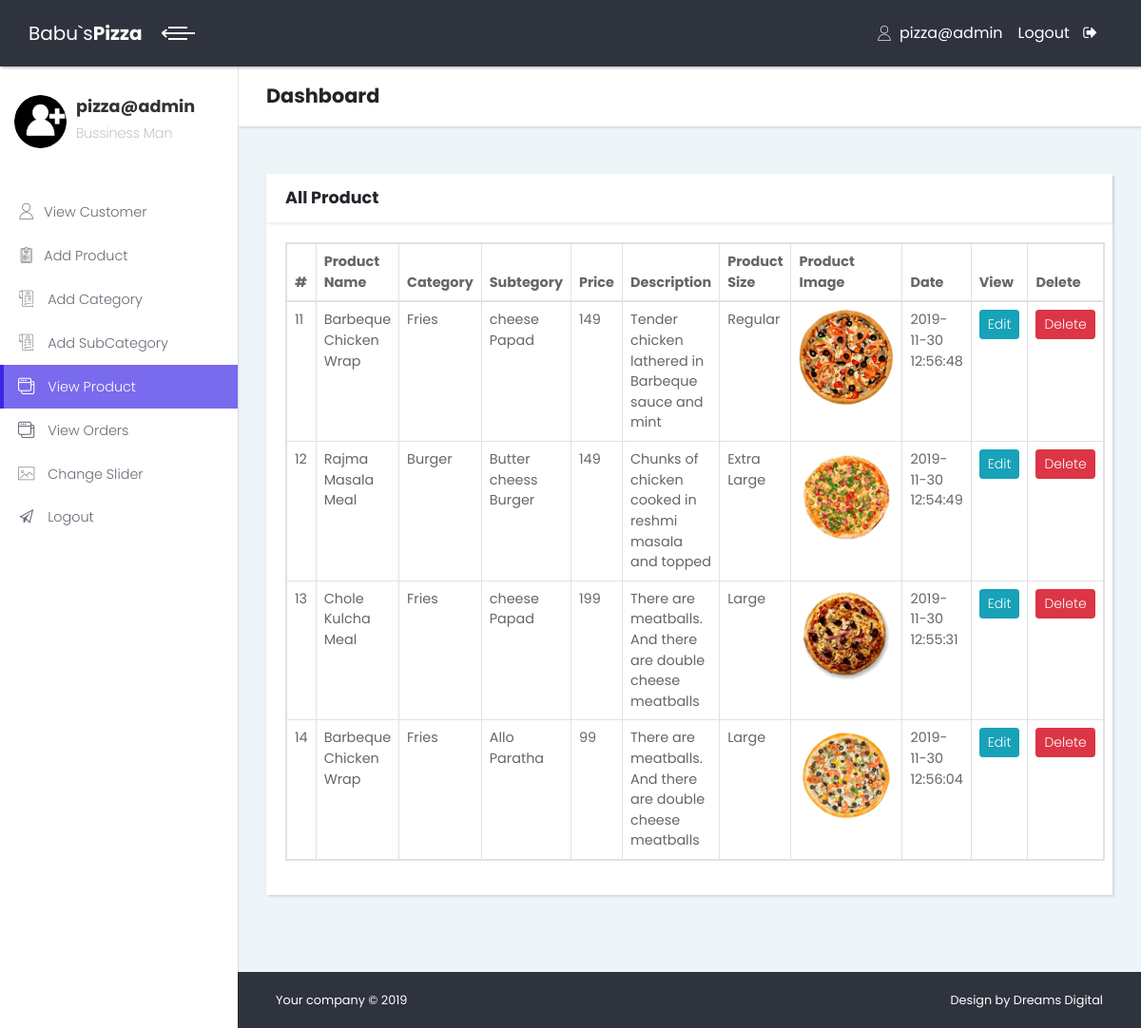
Page /Admin/view_product.php (signed in) on the committed database.
### tables this page shows
CREATE TABLE `product` (
  `p_id` int(11) NOT NULL,
  `cat_id` int(255) NOT NULL,
  `p_name` varchar(255) NOT NULL,
  `p_type` int(255) NOT NULL,
  `p_price` varchar(255) NOT NULL,
  `p_desc` varchar(255) NOT NULL,
  `p_size` varchar(255) NOT NULL,
  `create_at` timestamp NOT NULL DEFAULT CURRENT_TIMESTAMP ON UPDATE CURRENT_TIMESTAMP,
  `updated_at` datetime NOT NULL,
  `p_image` varchar(255) NOT NULL
);

CREATE TABLE `category` (
  `cat_id` int(11) NOT NULL,
  `category` varchar(255) NOT NULL
);

CREATE TABLE `subcategory` (
  `s_id` int(11) NOT NULL,
  `sub_category` varchar(255) NOT NULL,
  `cat_id` int(50) NOT NULL
);

### Admin/view_product.php (the view, shortened to what this page needs)
<?php include 'pages/header.php';?>
<div class="page-content d-flex align-items-stretch">
        <nav class="side-navbar">
          <div class="sidebar-header d-flex align-items-center">
            <div class="avatar">
            <img src="img/admin.png" alt="..." class="img-fluid rounded-circle">
            </div>
            <div class="title">
              <h1 class="h4">
                <?php echo $_SESSION['admin']; ?>
              </h1>
              <p>Bussiness Man</p>
            </div>
          </div>
          <ul class="list-unstyled">
            <li>
              <a href="view_customer.php">
                <i class="icon-user">
                </i>View Customer
              </a>
            </li>
            <li >
              <a href="add_product.php">
                <i class="icon-padnote">
                </i>Add Product
              </a>
            </li>
            <li>
              <a href="add_category.php">
                <i class="icon-bill"></i>
                Add Category
              </a>
              </li>
              <li class="">
                  <a href="subcategory.php">
                  <i class="icon-bill"></i>
                    Add SubCategory
                </a>
              </li>
              <li class="active">
              <a href="view_product.php">
                <i class="icon-interface-windows"></i>
                View Product
              </a>
            </li>
            <li>
              <a href="view_orders.php">
                <i class="icon-interface-windows"></i>
                View Orders
              </a>
            </li>
            <li>
              <a href="change_slider.php">
                <i class="icon-picture"></i>
              Change Slider
            </a>
          </li>
            <li>
              <a href="logout.php">
                <i class="icon-paper-airplane"></i>
              Logout </a>
            </li>
          </ul>
        </nav>
        <div class="content-inner">
          <header class="page-header">
            <div class="container-fluid">
              <h2 class="no-margin-bottom">Dashboard</h2>
            </div>
          </header>
          <section class="updates padding-top">
            <div class="container-fluid">
              <div class="row justify-content-center">
                <div class="col-lg-12">
                  <div class="recent-updates card">
                    <div class="card-header">
                      <h3 class="h4">All Product</h3>
                    </div>
                    <div class="card-body no-padding">
                      <div class="item d-flex justify-content-between">
                        <div class="info d-flex">
                            <table class="table table-bordered table-responsive" width="100%">
                              <thead>
                                <tr>
                                  <th>#</th>
                                  <th>Product<br>Name</th>
                                  <th>Category</th>
                                  <th>Subtegory</th>
                                  <th>Price</th>
                                  <th>Description</th>
                                  <th>Product<br>Size</th>
                                  <th>Product<br>Image</th>
                                  <th>Date</th>
                                  <th>View</th>
                                  <th>Delete</th>
                                </tr>
                              </thead>
                              <tbody>
                          <?php
$query="SELECT product.p_id,product.p_name,product.p_price,product.p_desc,product.p_size,product.create_at,product.p_image,category.category, subcategory.sub_category
FROM ((product
INNER JOIN category ON product.cat_id = category.cat_id)
INNER JOIN subcategory ON product.p_type = subcategory.s_id)";
                              $run=mysqli_query($con,$query);
                              while ($row=mysqli_fetch_array($run)) {
                                $img=$row['p_image'];
                                ?>
                                <tr style="height: 120px !important; overflow-y: scroll;">
                                    <td><?php echo $row['p_id'];?></td>
                                    <td><?php echo $row['p_name'];?></td>
                                    <td><?php echo $row['category'];?></td>
                                    <td><?php echo $row['sub_category'];?></td>
                                    <td><?php echo $row['p_price'];?></td>
                                    <td><?php echo $row['p_desc'];?></td>
                                    <td><?php echo $row['p_size'];?></td>
                                    <td>
                                      <img class="" src="img/<?php echo htmlentities($img);?>" style="width: 100px; height: 100px;">
                                    </td>
                                    <td><?php echo $row['create_at'];?></td>
                                    <td>
                                      <button class="btn btn-info btn-sm editProduct">Edit</button>
                                    </td>
                                    <td><button class="btn btn-danger btn-sm deletproduct">Delete</button></td>
                                  </tr>
                                <?php
                              }
                             ?>
                              </tbody>
                            </table>
                        </div>
                      </div>
                    </div>
                  </div>
                </div>
              </div>
            </div>
          </section>
          <?php include 'pages/footer.php';?>

### Admin/css/style.default.css (style rules this page uses)
body { overflow-x: hidden; }
a, i, span { display: inline-block; text-decoration: none; -webkit-transition: all 0.3s; transition: all 0.3s; }
section { padding: 50px 0; }
.container-fluid { padding: 0 30px; }
header.page-header { padding: 20px 0; }
table { font-size: 0.9em; color: #666; }
.content-inner { position: relative; width: calc(100% - 250px); min-height: calc(100vh - 70px); padding-bottom: 60px; }
.page-header { background: #fff; padding: 20px; -webkit-box-shadow: 2px 2px 2px rgba(0, 0, 0, 0.1); box-shadow: 2px 2px 2px rgba(0, 0, 0, 0.1); position: relative; z-index: 8; }
*[class*="icon-"] { -webkit-transform: translateY(3px); transform: translateY(3px); }
button, input { outline: none !important; }
.card { margin-bottom: 30px; -webkit-box-shadow: 2px 2px 2px rgba(0, 0, 0, 0.1), -1px 0 2px rgba(0, 0, 0, 0.05); box-shadow: 2px 2px 2px rgba(0, 0, 0, 0.1), -1px 0 2px rgba(0, 0, 0, 0.05); }
.card-header { -webkit-box-shadow: 2px 2px 2px rgba(0, 0, 0, 0.05); box-shadow: 2px 2px 2px rgba(0, 0, 0, 0.05); }
.card-header h1, .card-header h2, .card-header h3, .card-header h4, .card-header h5, .card-header h6 { margin-bottom: 0; }
.no-padding { padding: 0 !important; }
.no-margin-bottom { margin-bottom: 0 !important; }
nav.side-navbar { background: #fff; min-width: 250px; max-width: 250px; color: #686a76; -webkit-box-shadow: 1px 1px 1px rgba(0, 0, 0, 0.1); box-shadow: 1px 1px 1px rgba(0, 0, 0, 0.1); z-index: 9; }
nav.side-navbar a { color: inherit; position: relative; font-size: 0.9em; }
nav.side-navbar a i { font-size: 1.2em; margin-right: 10px; -webkit-transition: none; transition: none; }
nav.side-navbar .sidebar-header { padding: 30px 15px; }
nav.side-navbar .avatar { width: 55px; height: 55px; }
nav.side-navbar .title { margin-left: 10px; }
nav.side-navbar .title h1 { color: #333; }
nav.side-navbar .title p { font-size: 0.9em; font-weight: 200; margin-bottom: 0; color: #aaa; }
nav.side-navbar ul { padding: 15px 0; }
nav.side-navbar ul li a { padding: 10px 15px; text-decoration: none; display: block; font-weight: 300; border-left: 4px solid transparent; }
nav.side-navbar ul li.active > a { background: #796AEE; color: #fff; border-left: 4px solid #3b25e6; }
.recent-updates .item { padding: 20px; }
button, input[type='submit'] { cursor: pointer; font-family: inherit; font-weight: 300 !important; }
.btn { font-weight: 400; border: 1px solid transparent; padding: 0.375rem 0.75rem; font-size: 1rem; line-height: 1.5; border-radius: 0.25rem; -webkit-transition: color 0.15s ease-in-out, background-color 0.15s ease-in-out, border-color 0.15s ease-in-out, -webkit-box-shadow 0.15s ease-in-out; transition: color 0.15s ease-in-out, background-color 0.15s ease-in-out, border-color 0.15s ease-in-out, -webkit-box-shadow 0.15s ease-in-out; transition: color 0.15s ease-in-out, background-color 0.15s ease-in-out, border-color 0.15s ease-in-out, box-shadow 0.15s ease-in-out; transition: color 0.15s ease-in-out, background-color 0.15s ease-in-out, border-color 0.15s ease-in-out, box-shadow 0.15s ease-in-out, -webkit-box-shadow 0.15s ease-in-out; }
.btn-info { color: color-yiq(#17a2b8); background-color: #17a2b8; border-color: #17a2b8; }
.btn-danger { color: color-yiq(#dc3545); background-color: #dc3545; border-color: #dc3545; }
.btn-sm { padding: 0.25rem 0.5rem; font-size: 0.875rem; line-height: 1.5; border-radius: 0.2rem; }
body { font-family: "Poppins", sans-serif; font-size: 1rem; font-weight: 400; line-height: 1.5; color: #212529; background-color: #fff; }
a { color: #796AEE; text-decoration: none; }
h1, h2, h3, h4, h5, h6, .h1, .h2, .h3, .h4, .h5, .h6 { margin-bottom: 0.5rem; font-family: inherit; font-weight: 700; line-height: 1.1; color: inherit; }
h1, .h1 { font-size: 1.5rem; }
h2, .h2 { font-size: 1.3rem; }
h3, .h3 { font-size: 1.2rem; }
h4, .h4 { font-size: 1.1rem; }
.card { background-color: #fff; border: 0 solid #eee; border-radius: 0; }
.card-body { padding: 1.25rem; }
.card-header { padding: 1rem 1.25rem; background-color: #fff; border-bottom: 1px solid #eee; }
.card-header:first-child { border-radius: 0 0 0 0; }

### Admin/css/custom.css (style rules this page uses)
.table td, .table th { padding: 8px; }

### rows in the picture
product: p_id "11", p_name "Barbeque Chicken Wrap", cat.category "Fries", p_type.sub_category "cheese Papad", p_price "149", p_desc "Tender chicken lathered in Barbeque sauce and mint", p_size "Regular", p_image (picture), create_at "2019-11-30 12:56:48"
product: p_id "12", p_name "Rajma Masala Meal", cat.category "Burger", p_type.sub_category "Butter cheess Burger", p_price "149", p_desc "Chunks of chicken cooked in reshmi masala and topped", p_size "Extra Large", p_image (picture), create_at "2019-11-30 12:54:49"
product: p_id "13", p_name "Chole Kulcha Meal", cat.category "Fries", p_type.sub_category "cheese Papad", p_price "199", p_desc "There are meatballs. And there are double cheese meatballs", p_size "Large", p_image (picture), create_at "2019-11-30 12:55:31"
product: p_id "14", p_name "Barbeque Chicken Wrap", cat.category "Fries", p_type.sub_category "Allo Paratha", p_price "99", p_desc "There are meatballs. And there are double cheese meatballs", p_size "Large", p_image (picture), create_at "2019-11-30 12:56:04"

### other values in the picture
$_SESSION['admin'] "pizza@admin"
